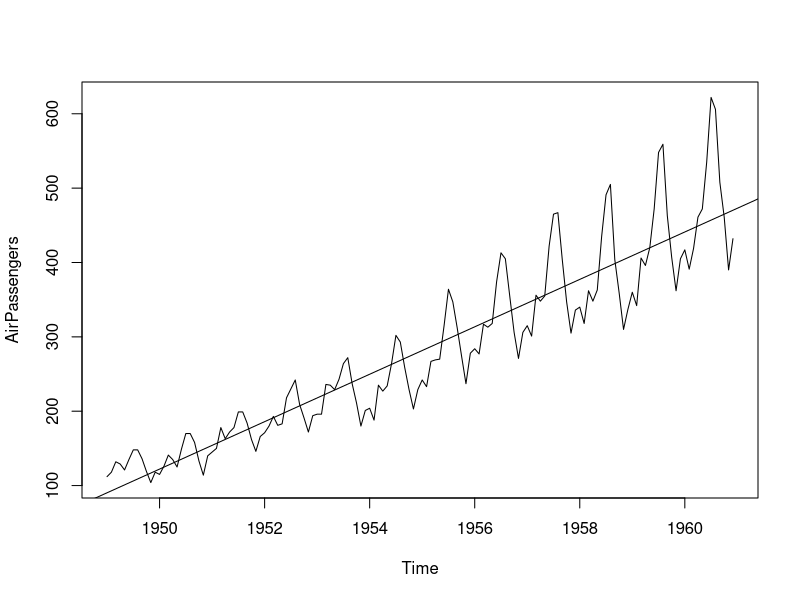
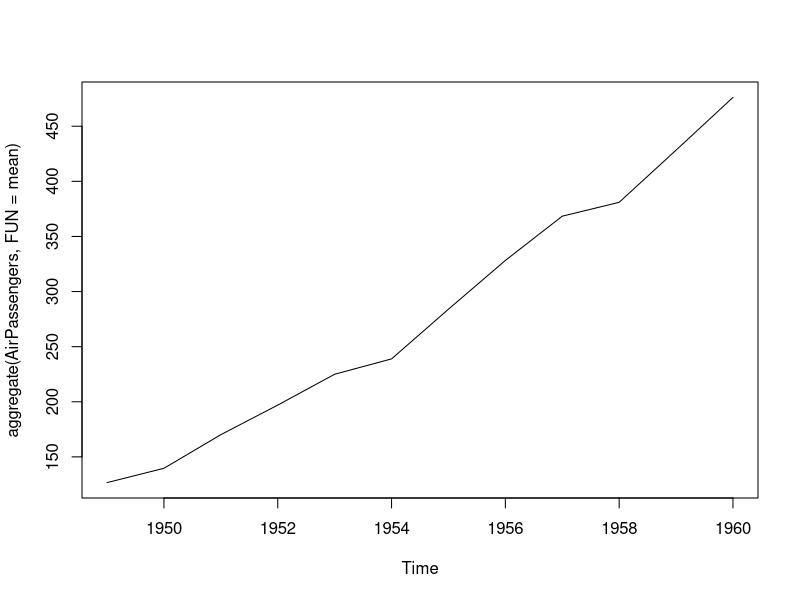
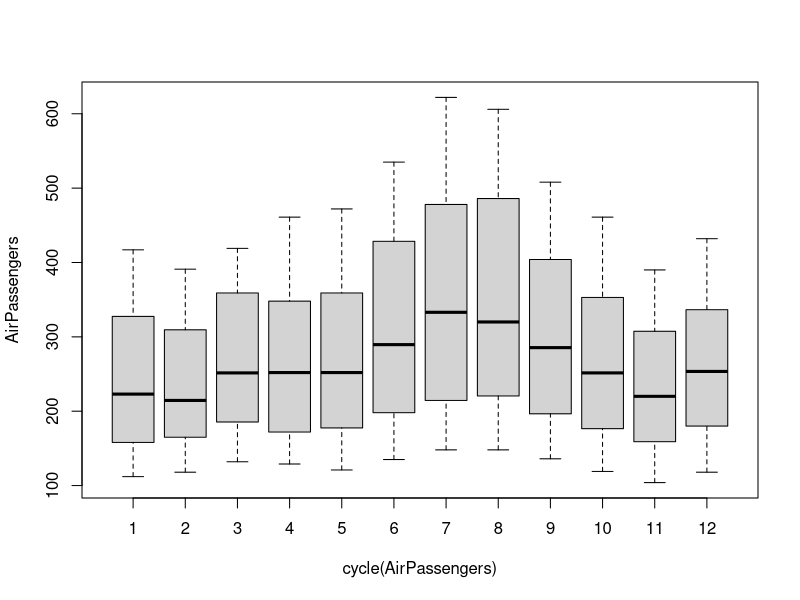
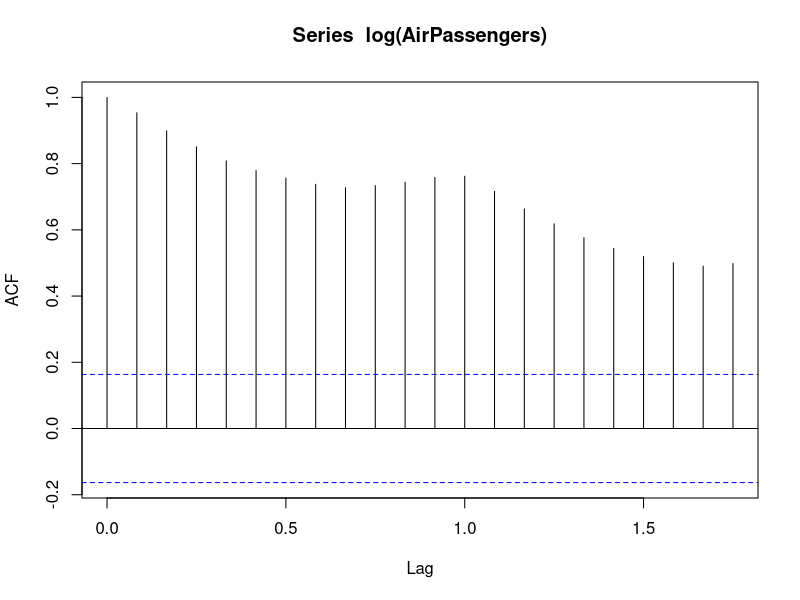
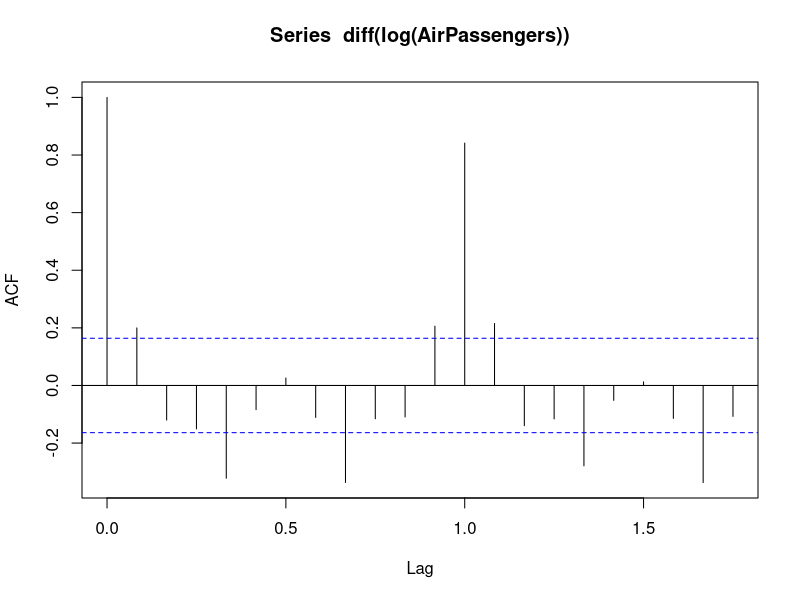
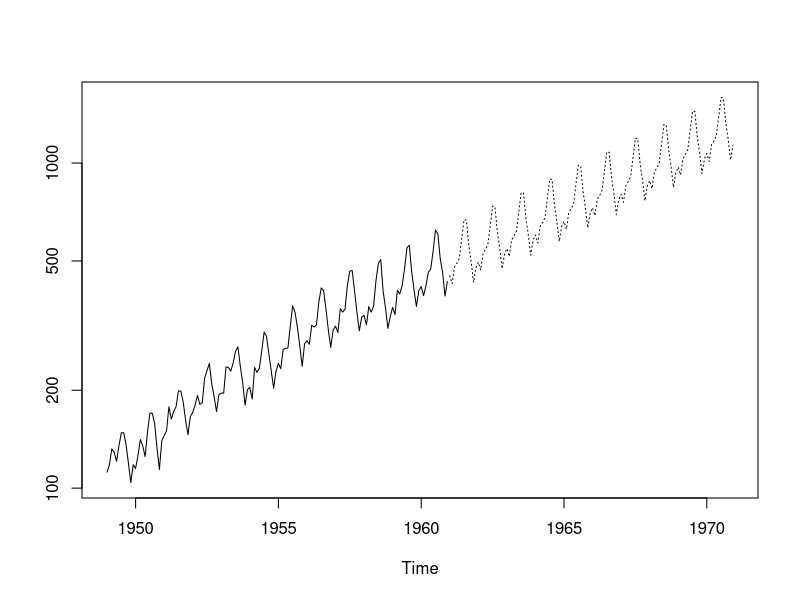

Generate these figures, in order, with R:
data(AirPassengers)
class(AirPassengers)
start(AirPassengers)
plot(AirPassengers)
abline(reg=lm(AirPassengers~time(AirPassengers)))

cycle(AirPassengers)
plot(aggregate(AirPassengers,FUN=mean))
boxplot(AirPassengers~cycle(AirPassengers))

acf(log(AirPassengers))
acf(diff(log(AirPassengers)))

(fit <- arima(log(AirPassengers), c(0, 1, 1),seasonal = list(order = c(0, 1, 1), period = 12)))
pred <- predict(fit, n.ahead = 10*12)
ts.plot(AirPassengers,2.718^pred$pred, log = "y", lty = c(1,3))
